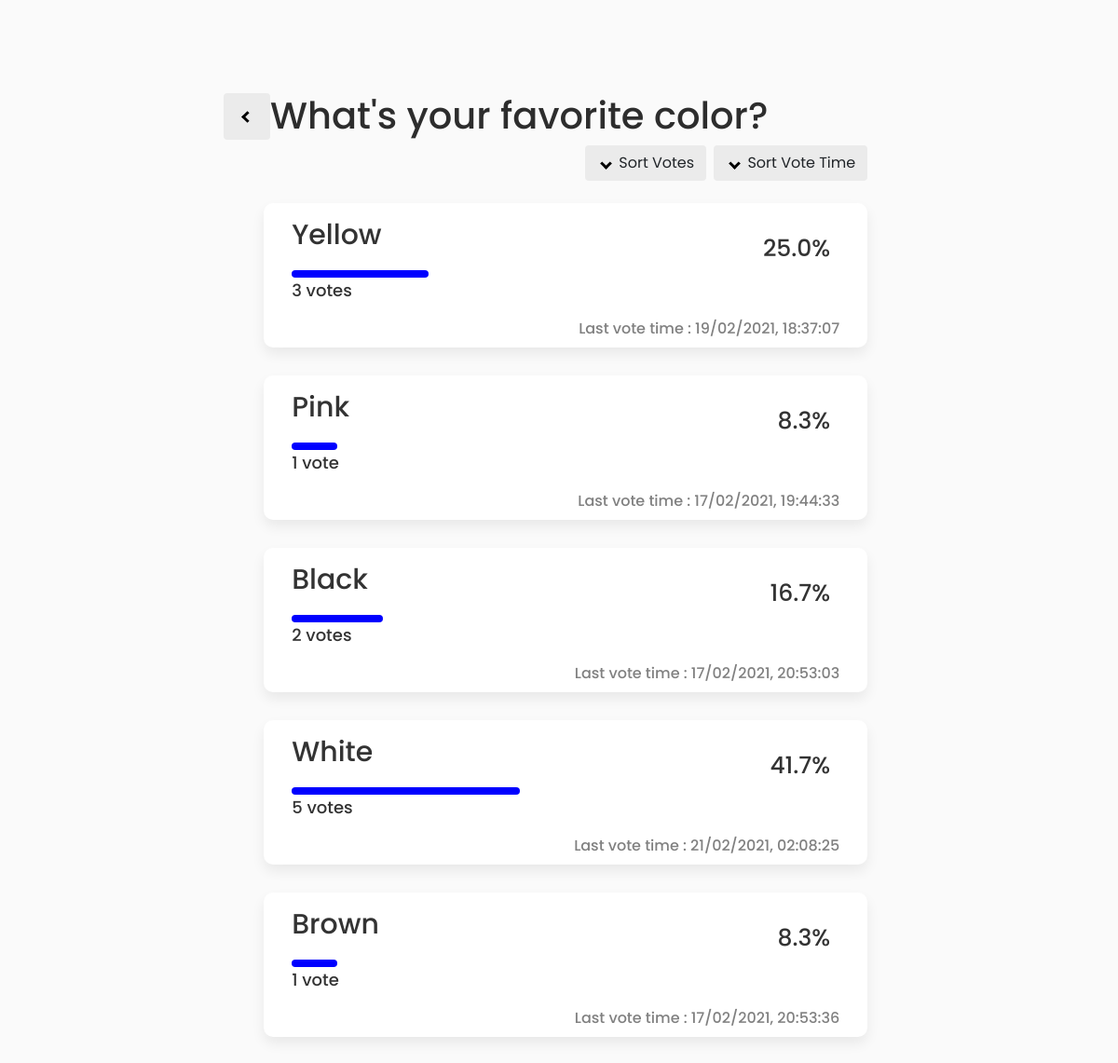
The app's page /polls/2/results/ with its own data.
### polls/models.py (models this page shows, shortened)
class Question(models.Model):
    question_text = models.CharField(max_length=200)
    pub_date = models.DateTimeField('date published')
    def was_published_recently(self):
        now = timezone.now()
        return now - datetime.timedelta(days=1) <= self.pub_date <= now
    was_published_recently.admin_order_field = 'pub_date'
    was_published_recently.boolean = True
    was_published_recently.short_description = 'Published recently?'
    def get_sum_score(self): # total votes for each question
        choices = list(self.choice_set.all()) # all choices of that question
        sum = 0
        for choice in choices:
            sum += choice.votes_score
        return sum

class Choice(models.Model):
    question = models.ForeignKey(Question, on_delete=models.CASCADE)
    choice_text = models.CharField(max_length=200)
    votes_score = models.IntegerField(default=0)
    def latest_vote_time(self): # lastest vote time of each choice
        latest_vote = self.votes.latest('time')
        latest_time = latest_vote.time.astimezone(tz).strftime("%d/%m/%Y, %H:%M:%S")
        return latest_time
    def get_percent(self):  # percentage of votes for each choice
        choice_percent = self.votes_score/self.question.get_sum_score() *100
        return "{:.1f}".format(choice_percent)

class Vote(models.Model):
    choice = models.ForeignKey(Choice,related_name= 'votes', on_delete=models.CASCADE)
    time = models.DateTimeField('time', blank=True,default=timezone.now)

### polls/views.py (the view)
# urls.py: path('<int:pk>/results/', views.ResultsView.as_view(), name='results'),
class ResultsView(generic.DetailView):
    model = Question
    template_name = 'polls/results.html'

### polls/templates/polls/results.html (shortened to what this page needs)
{% extends 'polls/base.html' %}
{% load static %}
{% block style %}
<link rel="stylesheet" type="text/css" href="{% static 'polls/css/results.css' %}">
{% endblock %}
{% block content %}
<main>
    <div class="inner-wrapper lrg">
        <div class="navigate inline">
            <a href={% url 'polls:detail' question.id %} class="previous-btn">
                <button class="btn"><i class="arrowleft"></i></button>
            </a>
        </div>
        <div class="question-head inline">
            <h1>{{ question.question_text }}</h1>
        </div>
        <div class="sort-btn d-grid gap-1 d-md-flex justify-content-md-end inline">
            <button type="button" class="btn me-md-1" onclick="sortVoteScore()">
                <i id="arrow_votes" class="arrow down"></i>
                 Sort Votes
            </button>
            <button type="button" class="btn" onclick="sortLastVoteTime()">
                <i id="arrow_voteTime" class="arrow down"></i>
                Sort Vote Time
            </button>
        </div>
        <div class="choice">
            {% for choice in question.choice_set.all %}
            <div class="choice-wrapper">
                <div class="result-heading">
                    <h2 class="name">{{ choice.choice_text }}</h2>
                    <p class="percent">{{ choice.get_percent }}%</p>
                </div>
                <div class="result-bar">
                    <div class="progress-bar" style="width: {{ choice.get_percent }}%;"></div>
                </div>
                <div id="scorediv" class="votes-number">
                    <p id="score">{{ choice.votes_score }} vote{{ choice.votes_score|pluralize }}</p>
                </div>
                <div class="lasttime-vote">
                    <p>Last vote time : {{choice.latest_vote_time}}</p>
                </div>
            </div>
            {% endfor %}
        </div>
    </div>
</main>
{% endblock %}

### polls/static/polls/css/results.css (style rules this page uses)
body { background-color: #fafafa; color:#2D2D2D; margin:0; padding:0; transition: background-color 0.5s ease; font-family: 'Poppins', 'Mitr', sans-serif; }
main { float: left; width: 100%; padding: 100px 0px; }
.inner-wrapper { width: 60%; margin-left: auto; margin-right: auto; }
.inline { display: inline; }
.question-head h1 { margin-left: 6%; }
.navigate button { position: relative; float: left; height: 50px; width: 50px; background-color: #ebebeb; color: black; }
.arrowleft { border: solid black; border-width: 0 3px 3px 0; display: inline-block; padding: 3px; transform: rotate(135deg); -webkit-transform: rotate(135deg); }
.down { transform: rotate(45deg); -webkit-transform: rotate(45deg); }
.arrow { border: solid black; border-width: 0 3px 3px 0; display: inline-block; padding: 3px; margin: 0px 5px 0px 5px; vertical-align: middle; display: inline-block; }
.sort-btn button { background-color: #ebebeb; position: relative; right: 4%; }
.choice .choice-wrapper { margin-bottom: 30px; left: 6%; width: 90%; position: relative; transition: transform 0.5s ease; }
.choice-wrapper { color: #333; background: #FFFFFF; border: none; text-decoration: none; font-weight: 500; box-shadow: 0px 7px 14px rgba(0, 0, 0, 0.07); border-radius: 10px; padding: 1rem 30px 2rem 30px; margin-top: 1.5rem; }
.result-heading .name { font-size: 30px; }
.result-heading .percent { font-size: 25px; position: absolute; margin-top: -30px; right: 40px; }
.votes-number { font-size: 18px; }
.progress-bar { height: 8px; background-color: blue; border-radius: 50px; margin-top: 20px; }
.lasttime-vote { color: gray; float: right; display: inline; right: 20px; }

### records on screen
Question: question_text "What's your favorite color?"
Choice: choice_text "Yellow", get_percent "25.0", votes_score "3", latest_vote_time "19/02/2021, 18:37:07"
Choice: choice_text "Pink", get_percent "8.3", votes_score "1", latest_vote_time "17/02/2021, 19:44:33"
Choice: choice_text "Black", get_percent "16.7", votes_score "2", latest_vote_time "17/02/2021, 20:53:03"
Choice: choice_text "White", get_percent "41.7", votes_score "5", latest_vote_time "21/02/2021, 02:08:25"
Choice: choice_text "Brown", get_percent "8.3", votes_score "1", latest_vote_time "17/02/2021, 20:53:36"
